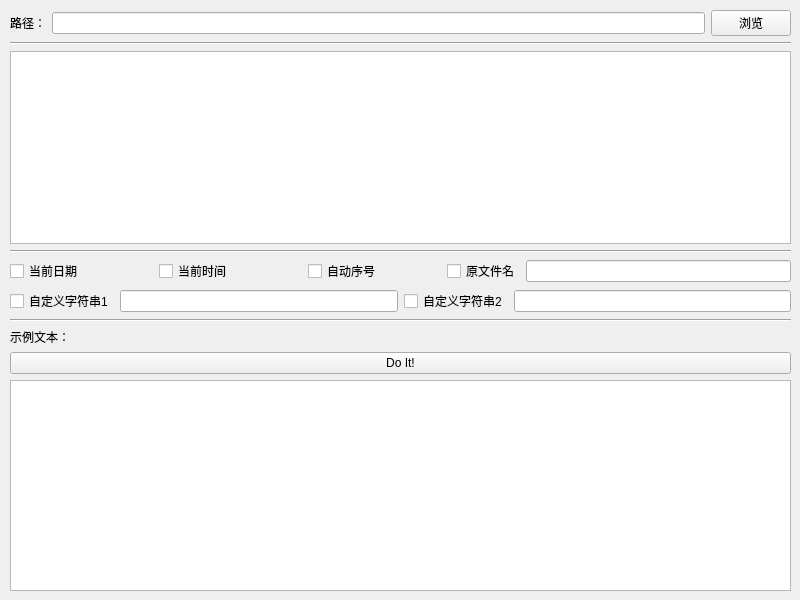
<?xml version="1.0" encoding="UTF-8"?>
<ui version="4.0">
 <class>MainWindow</class>
 <widget class="QMainWindow" name="MainWindow">
  <property name="geometry">
   <rect>
    <x>0</x>
    <y>0</y>
    <width>800</width>
    <height>600</height>
   </rect>
  </property>
  <property name="windowTitle">
   <string>批量重命名文件</string>
  </property>
  <property name="autoFillBackground">
   <bool>true</bool>
  </property>
  <property name="styleSheet">
   <string notr="true">backround = rgb(255,255,255)</string>
  </property>
  <widget class="QWidget" name="centralwidget">
   <widget class="QWidget" name="layoutWidget">
    <property name="geometry">
     <rect>
      <x>10</x>
      <y>10</y>
      <width>781</width>
      <height>581</height>
     </rect>
    </property>
    <layout class="QVBoxLayout" name="verticalLayout_2" stretch="0,0,0,0,0,0,0,0">
     <item>
      <layout class="QHBoxLayout" name="horizontalLayout">
       <item>
        <widget class="QLabel" name="label">
         <property name="text">
          <string>路径：</string>
         </property>
        </widget>
       </item>
       <item>
        <widget class="QLineEdit" name="filePathEdit">
         <property name="readOnly">
          <bool>true</bool>
         </property>
        </widget>
       </item>
       <item>
        <widget class="QPushButton" name="getPathButton">
         <property name="text">
          <string>浏览</string>
         </property>
        </widget>
       </item>
      </layout>
     </item>
     <item>
      <layout class="QVBoxLayout" name="verticalLayout">
       <item>
        <widget class="Line" name="line_3">
         <property name="orientation">
          <enum>Qt::Horizontal</enum>
         </property>
        </widget>
       </item>
       <item>
        <widget class="QTableView" name="sourceFileList"/>
       </item>
       <item>
        <widget class="Line" name="line">
         <property name="orientation">
          <enum>Qt::Horizontal</enum>
         </property>
        </widget>
       </item>
      </layout>
     </item>
     <item>
      <layout class="QHBoxLayout" name="horizontalLayout_2">
       <item>
        <widget class="QCheckBox" name="needDate">
         <property name="text">
          <string>当前日期</string>
         </property>
        </widget>
       </item>
       <item>
        <spacer name="horizontalSpacer">
         <property name="orientation">
          <enum>Qt::Horizontal</enum>
         </property>
         <property name="sizeType">
          <enum>QSizePolicy::Preferred</enum>
         </property>
         <property name="sizeHint" stdset="0">
          <size>
           <width>70</width>
           <height>20</height>
          </size>
         </property>
        </spacer>
       </item>
       <item>
        <widget class="QCheckBox" name="needTime">
         <property name="text">
          <string>当前时间</string>
         </property>
        </widget>
       </item>
       <item>
        <spacer name="horizontalSpacer_2">
         <property name="orientation">
          <enum>Qt::Horizontal</enum>
         </property>
         <property name="sizeType">
          <enum>QSizePolicy::Preferred</enum>
         </property>
         <property name="sizeHint" stdset="0">
          <size>
           <width>70</width>
           <height>20</height>
          </size>
         </property>
        </spacer>
       </item>
       <item>
        <widget class="QCheckBox" name="needNumber_2">
         <property name="text">
          <string>自动序号</string>
         </property>
        </widget>
       </item>
       <item>
        <spacer name="horizontalSpacer_3">
         <property name="orientation">
          <enum>Qt::Horizontal</enum>
         </property>
         <property name="sizeType">
          <enum>QSizePolicy::Preferred</enum>
         </property>
         <property name="sizeHint" stdset="0">
          <size>
           <width>60</width>
           <height>20</height>
          </size>
         </property>
        </spacer>
       </item>
       <item>
        <widget class="QCheckBox" name="needOriginalFileName">
         <property name="text">
          <string>原文件名</string>
         </property>
        </widget>
       </item>
       <item>
        <widget class="QLineEdit" name="OriginFileNameEdit">
         <property name="readOnly">
          <bool>true</bool>
         </property>
        </widget>
       </item>
      </layout>
     </item>
     <item>
      <layout class="QHBoxLayout" name="horizontalLayout_3">
       <item>
        <widget class="QCheckBox" name="needFirstCustomText">
         <property name="text">
          <string>自定义字符串1</string>
         </property>
        </widget>
       </item>
       <item>
        <widget class="QLineEdit" name="FirstCustomTextEdit"/>
       </item>
       <item>
        <widget class="QCheckBox" name="needSecondCustomText">
         <property name="text">
          <string>自定义字符串2</string>
         </property>
        </widget>
       </item>
       <item>
        <widget class="QLineEdit" name="secondCustomTextEdit"/>
       </item>
      </layout>
     </item>
     <item>
      <widget class="Line" name="line_2">
       <property name="orientation">
        <enum>Qt::Horizontal</enum>
       </property>
      </widget>
     </item>
     <item>
      <layout class="QHBoxLayout" name="horizontalLayout_4" stretch="0,8">
       <item>
        <widget class="QLabel" name="label_2">
         <property name="text">
          <string>示例文本：</string>
         </property>
        </widget>
       </item>
       <item>
        <widget class="QLabel" name="exampleFileName">
         <property name="text">
          <string/>
         </property>
        </widget>
       </item>
      </layout>
     </item>
     <item>
      <widget class="QPushButton" name="reNameFileButton">
       <property name="sizeIncrement">
        <size>
         <width>0</width>
         <height>10</height>
        </size>
       </property>
       <property name="text">
        <string>Do It!</string>
       </property>
      </widget>
     </item>
     <item>
      <widget class="QTableView" name="resultFileList"/>
     </item>
    </layout>
   </widget>
  </widget>
  <action name="actionTutorial">
   <property name="text">
    <string>Tutorial</string>
   </property>
  </action>
 </widget>
 <tabstops>
  <tabstop>getPathButton</tabstop>
  <tabstop>sourceFileList</tabstop>
  <tabstop>needDate</tabstop>
  <tabstop>needTime</tabstop>
  <tabstop>needNumber_2</tabstop>
  <tabstop>needOriginalFileName</tabstop>
  <tabstop>needFirstCustomText</tabstop>
  <tabstop>needSecondCustomText</tabstop>
  <tabstop>reNameFileButton</tabstop>
  <tabstop>resultFileList</tabstop>
  <tabstop>OriginFileNameEdit</tabstop>
  <tabstop>FirstCustomTextEdit</tabstop>
  <tabstop>secondCustomTextEdit</tabstop>
  <tabstop>filePathEdit</tabstop>
 </tabstops>
 <resources/>
 <connections/>
</ui>
